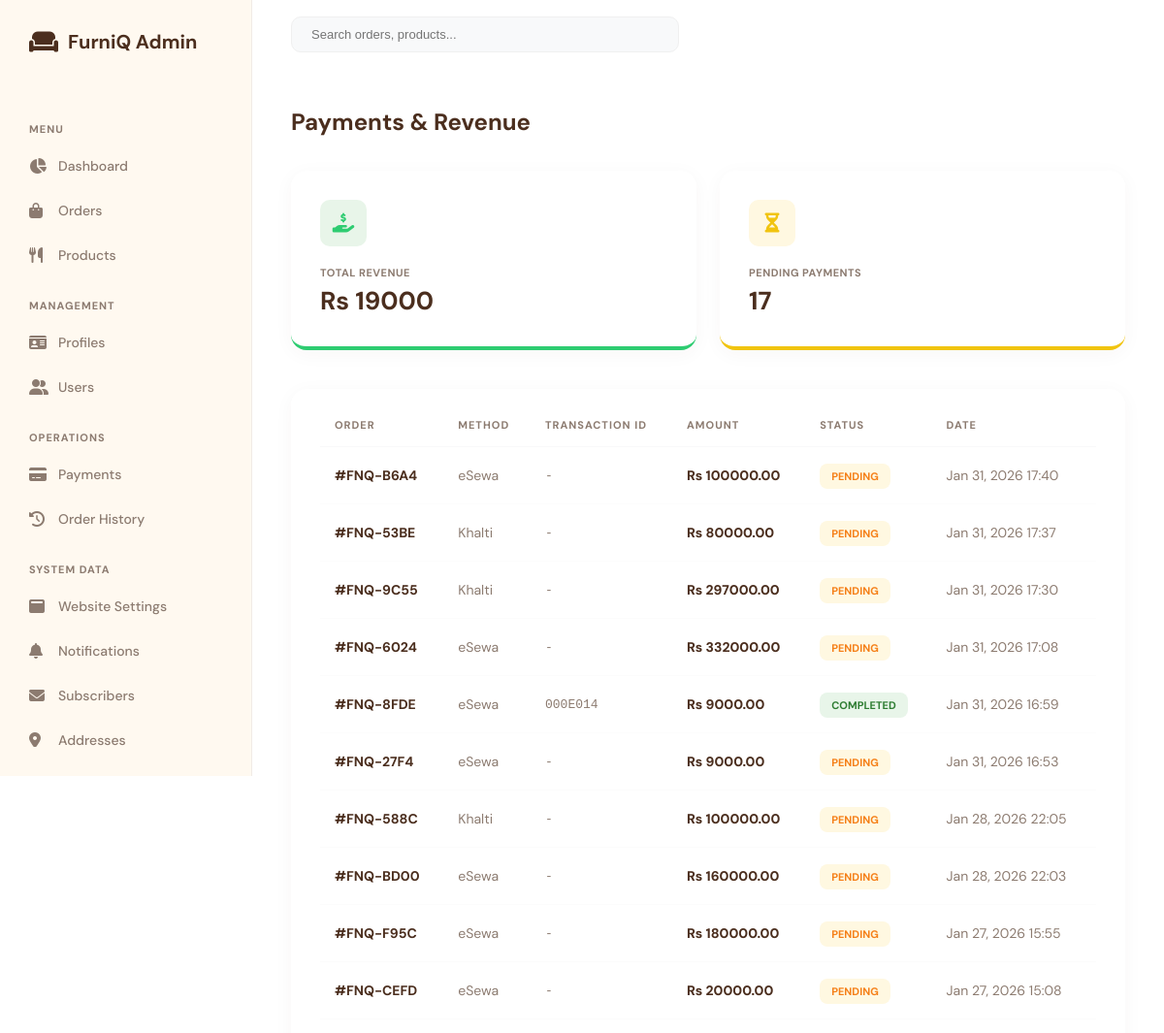
The app's page /admin-custom/payments/ (signed in, upper part), older data.
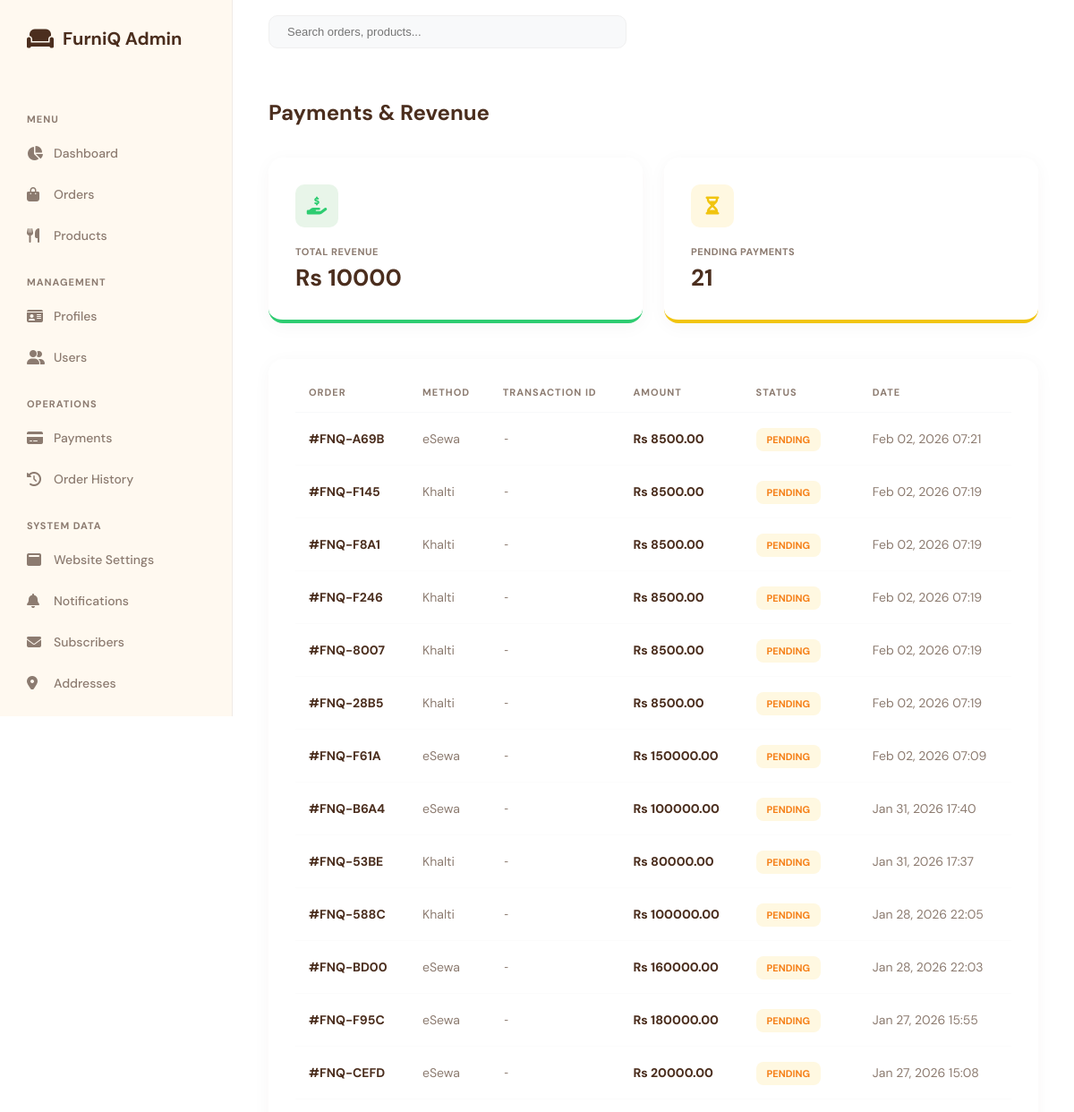
The same page, newer data.
### inventory/models.py (models this page shows, shortened)
class Order(models.Model):
    STATUS_CHOICES = [
        ('Pending', 'Pending'),
        ('Confirmed', 'Confirmed'),
        ('Processing', 'Processing'),
        ('Ready', 'Ready for Delivery'),
        ('Shipped', 'Shipped'),
        ('Delivered', 'Delivered'),
        ('Delayed', 'Delayed'),
    ]
    customer = models.ForeignKey(User, on_delete=models.CASCADE)
    items_summary = models.TextField() #stores cart detail
    total_price = models.DecimalField(max_digits=10, decimal_places=2)
    order_date = models.DateTimeField(auto_now_add=True)
    delivery_date = models.DateTimeField(default=timezone.now() + timedelta(days=3))
    status = models.CharField(max_length=20, default='Pending', choices=STATUS_CHOICES)
    payment_method = models.CharField(max_length=20, default='COD', choices=[('eSewa', 'eSewa'), ('Khalti', 'Khalti'), ('COD', 'Cash on Delivery')])
    payment_status = models.CharField(max_length=20, default='Pending')
    delivery_address = models.TextField(blank=True, null=True)
    delivery_phone = models.CharField(max_length=15, blank=True, null=True)
    delivery_instructions = models.TextField(blank=True, null=True)
    tracking_number = models.CharField(max_length=50, unique=True, blank=True, null=True)
    estimated_delivery_date = models.DateTimeField(blank=True, null=True)
    assigned_staff = models.ForeignKey(
        User,
        on_delete=models.SET_NULL,
        null=True,
        blank=True,
        limit_choices_to={'is_staff': True},
        related_name='staff_orders'
    )

class Payment(models.Model):
    PAYMENT_METHOD_CHOICES = [
        ('eSewa', 'eSewa'),
        ('Khalti', 'Khalti'),
        ('COD', 'Cash on Delivery'),
    ]
    STATUS_CHOICES = [
        ('Pending', 'Pending'),
        ('Completed', 'Completed'),
        ('Failed', 'Failed'),
        ('Refunded', 'Refunded'),
    ]
    order = models.ForeignKey(Order, on_delete=models.CASCADE, related_name='payments')
    transaction_id = models.CharField(max_length=100, blank=True, null=True)
    payment_method = models.CharField(max_length=20, choices=PAYMENT_METHOD_CHOICES)
    amount = models.DecimalField(max_digits=10, decimal_places=2)
    status = models.CharField(max_length=20, choices=STATUS_CHOICES, default='Pending')
    created_at = models.DateTimeField(auto_now_add=True)
    response_data = models.TextField(blank=True, null=True)

### custom_admin/views.py (the view)
# urls.py: path('payments/', views.PaymentListView.as_view(), name='payments-list'),
class PaymentListView(AdminMixin, ListView):
    model = Order
    template_name = 'custom_admin/payments.html'
    context_object_name = 'orders'
    ordering = ['-order_date']
    def get_context_data(self, **kwargs):
        ctx = super().get_context_data(**kwargs)
        ctx['total_rev'] = Order.objects.filter(payment_status='Completed').aggregate(Sum('total_price'))['total_price__sum'] or 0
        ctx['pending_pay'] = Order.objects.filter(payment_status='Pending').count()
        return ctx

### custom_admin/context_processors.py (called while the page is built)
def admin_context(request):
    context = {}
    if request.user.is_authenticated and request.user.is_staff:
        if request.user.is_superuser:
            pending_staff = Profile.objects.filter(
                is_approved=False,
                user__is_staff=True
            ).count()
            context['pending_staff'] = pending_staff
    return context

### custom_admin/views.py (called while the page is built)
    def test_func(self):
        u = self.request.user
        return u.is_authenticated and u.username == 'furniquette'

    def get_context_data(self, **kwargs):
        ctx = super().get_context_data(**kwargs)
        ctx['unread_count'] = Notification.objects.filter(is_read=False).count()
        return ctx

### inventory/context_processors.py (called while the page is built)
def global_context(request):
    context = {}
    context['site_content'] = WebsiteContent.objects.first()
    if request.user.is_authenticated:
        context['saved_count'] = SavedItem.objects.filter(user=request.user).count()
        unread_notifs = Notification.objects.filter(user=request.user, is_read=False).order_by('-created_at')
        context['notif_count'] = unread_notifs.count()
        context['notifications'] = unread_notifs[:5]
    else:
        context['saved_count'] = 0
        context['notif_count'] = 0
        context['notifications'] = []
    return context

### custom_admin/templates/custom_admin/payments.html (shortened to what this page needs)
{% extends 'custom_admin/base_admin_custom.html' %}
{% block content %}
<div style="display: flex; justify-content: space-between; align-items: center; margin-bottom: 35px;">
    <h2 style="font-size: 24px; font-weight: 700;">Payments & Revenue</h2>
</div>
<div class="stats-grid">
    <div class="stat-card" style="border-bottom-color: var(--success);">
        <div class="stat-icon" style="background: #e8f5e9; color: var(--success);"><i class="fas fa-hand-holding-usd"></i></div>
        <div class="label">Total Revenue</div>
        <div class="value">Rs {{ total_rev }}</div>
    </div>
    <div class="stat-card" style="border-bottom-color: var(--warning);">
        <div class="stat-icon" style="background: #fff8e1; color: var(--warning);"><i class="fas fa-hourglass-half"></i></div>
        <div class="label">Pending Payments</div>
        <div class="value">{{ pending_pay }}</div>
    </div>
</div>
<div class="data-container">
    <table>
        <thead>
            <tr>
                <th>ORDER</th>
                <th>METHOD</th>
                <th>TRANSACTION ID</th>
                <th>AMOUNT</th>
                <th>STATUS</th>
                <th>DATE</th>
            </tr>
        </thead>
        <tbody>
            {% for order in orders %}
            <tr>
                <td style="font-weight: 700;">#{{ order.tracking_number|slice:":8"|upper }}</td>
                <td style="color: var(--text-muted);">{{ order.payment_method }}</td>
                <td style="font-family: monospace; font-size: 13px; color: var(--text-muted);">
                    {% with payment=order.payments.first %}
                        {{ payment.transaction_id|default:"-" }}
                    {% endwith %}
                </td>
                <td style="font-weight: 800; color: var(--text-main);">Rs {{ order.total_price }}</td>
                <td>
                    <span class="status-badge {% if order.payment_status == 'Completed' %}status-completed{% elif order.payment_status == 'Failed' %}status-failed{% else %}status-pending{% endif %}">
                        {{ order.payment_status|upper }}
                    </span>
                </td>
                <td style="color: var(--text-muted);">{{ order.order_date|date:"M d, Y H:i" }}</td>
            </tr>
            {% endfor %}
        </tbody>
    </table>
</div>
{% endblock %}

### custom_admin/templates/custom_admin/base_admin_custom.html (shortened to what this page needs)
{% load static %}
<!DOCTYPE html>
<html lang="en">
<head>
    <link rel="stylesheet" href="https://cdnjs.cloudflare.com/ajax/libs/font-awesome/6.4.0/css/all.min.css">
</head>
<body>
    <aside class="admin-sidebar">
        <a href="{% url 'admin-custom:dashboard' %}" class="sidebar-brand">
            <i class="fas fa-couch"></i> FurniQ Admin
        </a>
        <nav class="nav-menu">
            <div class="nav-category">Menu</div>
            <a href="{% url 'admin-custom:dashboard' %}"
                class="nav-link {% if request.path == '/admin-custom/' or 'dashboard' in request.path and 'staff' not in request.path %}active{% endif %}">
                <i class="fas fa-chart-pie"></i> Dashboard
            </a>
            <a href="{% url 'admin-custom:orders-list' %}"
                class="nav-link {% if 'orders' in request.path %}active{% endif %}">
                <i class="fas fa-shopping-bag"></i> Orders
            </a>
            <a href="{% url 'admin-custom:products-list' %}"
                class="nav-link {% if 'products' in request.path %}active{% endif %}">
                <i class="fas fa-utensils"></i> Products
            </a>
            <div class="nav-category">Management</div>
            <a href="{% url 'admin-custom:profiles-list' %}"
                class="nav-link {% if 'profiles' in request.path %}active{% endif %}">
                <i class="fas fa-id-card"></i> Profiles
            </a>
            <a href="{% url 'admin-custom:users-list' %}"
                class="nav-link {% if 'users' in request.path %}active{% endif %}">
                <i class="fas fa-user-friends"></i> Users
            </a>
            <div class="nav-category">Operations</div>
            <a href="{% url 'admin-custom:payments-list' %}" class="nav-link">
                <i class="fas fa-credit-card"></i> Payments
            </a>
            <a href="{% url 'admin-custom:order-history' %}" class="nav-link">
                <i class="fas fa-history"></i> Order History
            </a>
            <div class="nav-category">System Data</div>
            <a href="{% url 'admin-custom:website-settings' %}"
                class="nav-link {% if 'website-settings' in request.path %}active{% endif %}">
                <i class="fas fa-window-maximize"></i> Website Settings
            </a>
            <a href="{% url 'admin-custom:notifications-list' %}" class="nav-link">
                <i class="fas fa-bell"></i> Notifications
            </a>
            <a href="{% url 'admin-custom:subscribers-list' %}" class="nav-link">
                <i class="fas fa-envelope"></i> Subscribers
            </a>
            <a href="{% url 'admin-custom:addresses-list' %}" class="nav-link">
                <i class="fas fa-map-marker-alt"></i> Addresses
            </a>
        </nav>
    </aside>
    <main class="admin-main">
        <header class="admin-header">
            <div class="search-container">
                <input type="text" class="search-box" placeholder="Search orders, products...">
            </div>
        </header>
        <div class="content-wrapper">
            {% block content %}{% endblock %}
        </div>
    </main>
</body>
</html>

### custom_admin/templates/custom_admin/base_admin_custom.html (style rules this page uses)
:root { --bg-body: #ffffff; --sidebar-bg: #fff9f0; --text-main: #4b2e1e; --text-muted: #8c7b70; --accent-primary: #4b2e1e; --accent-secondary: #c9b8a3; --border-light: #f0ebe6; --white: #ffffff; --success: #2ecc71; --info: #3498db; --warning: #f1c40f; --danger: #e74c3c; --sidebar-width: 260px; }
* { margin: 0; padding: 0; box-sizing: border-box; }
body { font-family: 'DM Sans', sans-serif; background-color: var(--bg-body); color: var(--text-main); display: flex; min-height: 100vh; }
.admin-sidebar { width: var(--sidebar-width); background: var(--sidebar-bg); color: var(--text-main); position: fixed; height: 100vh; display: flex; flex-direction: column; z-index: 1000; border-right: 1px solid var(--border-light); padding: 30px 0; }
.sidebar-brand { padding: 0 30px; font-size: 20px; font-weight: 700; display: flex; align-items: center; gap: 10px; margin-bottom: 50px; text-decoration: none; color: var(--text-main); }
.sidebar-brand i { font-size: 24px; color: var(--text-main); }
.nav-menu { flex: 1; overflow-y: auto; padding: 0 15px; }
.nav-category { padding: 20px 15px 10px; font-size: 11px; font-weight: 700; color: var(--text-muted); text-transform: uppercase; letter-spacing: 1px; }
.nav-link { display: flex; align-items: center; padding: 12px 15px; color: var(--text-muted); text-decoration: none; font-size: 14px; transition: all 0.2s; font-weight: 500; border-radius: 12px; margin-bottom: 4px; }
.nav-link i { width: 25px; font-size: 16px; margin-right: 5px; }
.admin-main { flex: 1; margin-left: var(--sidebar-width); display: flex; flex-direction: column; width: calc(100% - var(--sidebar-width)); }
.admin-header { background: var(--white); height: 70px; display: flex; align-items: center; justify-content: space-between; padding: 0 40px; position: sticky; top: 0; z-index: 900; }
.search-container { position: relative; width: 400px; }
.search-box { background: #f8f9fa; border: 1px solid #f0f0f0; padding: 10px 20px; border-radius: 10px; width: 100%; font-size: 13px; color: var(--text-muted); }
.content-wrapper { padding: 40px; }
.stats-grid { display: grid; grid-template-columns: repeat(4, 1fr); gap: 24px; margin-bottom: 40px; }
.stat-card { background: var(--white); padding: 30px; border-radius: 16px; box-shadow: 0 4px 20px rgba(75, 46, 30, 0.04); display: flex; flex-direction: column; position: relative; border-bottom: 4px solid transparent; }
.stat-icon { width: 48px; height: 48px; border-radius: 10px; display: flex; align-items: center; justify-content: center; font-size: 20px; margin-bottom: 20px; }
.stat-card .label { font-size: 11px; font-weight: 700; color: var(--text-muted); text-transform: uppercase; letter-spacing: 0.5px; margin-bottom: 5px; }
.stat-card .value { font-size: 26px; font-weight: 700; color: var(--text-main); }
.data-container { background: var(--white); border-radius: 16px; box-shadow: 0 4px 20px rgba(75, 46, 30, 0.04); padding: 30px; margin-bottom: 40px; }
table { width: 100%; border-collapse: collapse; }
thead th { text-align: left; padding: 0 15px 15px; font-size: 11px; font-weight: 700; color: var(--text-muted); text-transform: uppercase; letter-spacing: 1px; border-bottom: 1px solid #f8f9fa; }
tbody td { padding: 20px 15px; font-size: 14px; color: var(--text-main); border-bottom: 1px solid #fcfcfc; }
@media (max-width: 1200px) { .stats-grid { grid-template-columns: repeat(2, 1fr); } }

### custom_admin/templates/custom_admin/payments.html (style rules this page uses)
.status-badge { padding: 6px 12px; border-radius: 8px; font-size: 11px; font-weight: 700; text-transform: uppercase; }
.status-pending { background: #fff8e1; color: #f57f17; }

Row changes from the older to the newer data that the page shows:
removed Order: tracking_number "FNQ-9C55", payment_method "Khalti", payments.first.transaction_id "-", total_price "297000.00", payment_status "PENDING", order_date "Jan 31, 2026 17:30"
removed Order: tracking_number "FNQ-6024", payment_method "eSewa", payments.first.transaction_id "-", total_price "332000.00", payment_status "PENDING", order_date "Jan 31, 2026 17:08"
removed Order: tracking_number "FNQ-8FDE", payment_method "eSewa", payments.first.transaction_id "000E014", total_price "9000.00", payment_status "COMPLETED", order_date "Jan 31, 2026 16:59"
removed Order: tracking_number "FNQ-27F4", payment_method "eSewa", payments.first.transaction_id "-", total_price "9000.00", payment_status "PENDING", order_date "Jan 31, 2026 16:53"
added Order: tracking_number "FNQ-A69B", payment_method "eSewa", payments.first.transaction_id "-", total_price "8500.00", payment_status "PENDING", order_date "Feb 02, 2026 07:21"
added Order: tracking_number "FNQ-F145", payment_method "Khalti", payments.first.transaction_id "-", total_price "8500.00", payment_status "PENDING", order_date "Feb 02, 2026 07:19"
added Order: tracking_number "FNQ-F8A1", payment_method "Khalti", payments.first.transaction_id "-", total_price "8500.00", payment_status "PENDING", order_date "Feb 02, 2026 07:19"
added Order: tracking_number "FNQ-F246", payment_method "Khalti", payments.first.transaction_id "-", total_price "8500.00", payment_status "PENDING", order_date "Feb 02, 2026 07:19"
added Order: tracking_number "FNQ-8007", payment_method "Khalti", payments.first.transaction_id "-", total_price "8500.00", payment_status "PENDING", order_date "Feb 02, 2026 07:19"
added Order: tracking_number "FNQ-28B5", payment_method "Khalti", payments.first.transaction_id "-", total_price "8500.00", payment_status "PENDING", order_date "Feb 02, 2026 07:19"
added Order: tracking_number "FNQ-F61A", payment_method "eSewa", payments.first.transaction_id "-", total_price "150000.00", payment_status "PENDING", order_date "Feb 02, 2026 07:09"
Text that changed along with them:
{{ total_rev }}: "19000" → "10000"
{{ pending_pay }}: "17" → "21"
